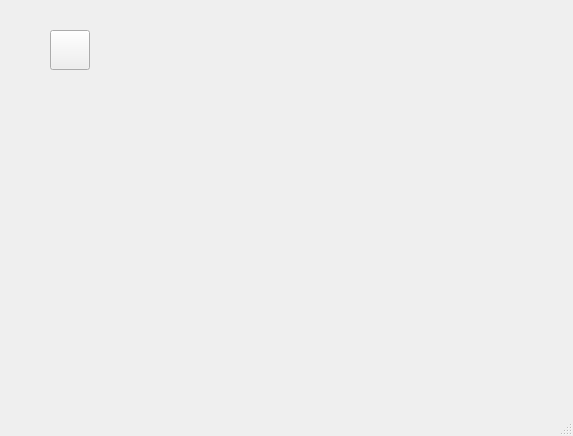
<?xml version="1.0" encoding="UTF-8"?>
<ui version="4.0">
 <class>MainWindow</class>
 <widget class="QMainWindow" name="MainWindow">
  <property name="geometry">
   <rect>
    <x>0</x>
    <y>0</y>
    <width>573</width>
    <height>436</height>
   </rect>
  </property>
  <property name="windowTitle">
   <string>MainWindow</string>
  </property>
  <widget class="QWidget" name="centralwidget">
   <widget class="QPushButton" name="pb">
    <property name="geometry">
     <rect>
      <x>50</x>
      <y>30</y>
      <width>40</width>
      <height>40</height>
     </rect>
    </property>
    <property name="text">
     <string/>
    </property>
    <property name="icon">
     <iconset>
      <normaloff>0.png</normaloff>0.png</iconset>
    </property>
    <property name="iconSize">
     <size>
      <width>40</width>
      <height>40</height>
     </size>
    </property>
   </widget>
  </widget>
  <widget class="QMenuBar" name="menubar">
   <property name="geometry">
    <rect>
     <x>0</x>
     <y>0</y>
     <width>573</width>
     <height>21</height>
    </rect>
   </property>
  </widget>
  <widget class="QStatusBar" name="statusbar"/>
 </widget>
 <resources/>
 <connections/>
</ui>
